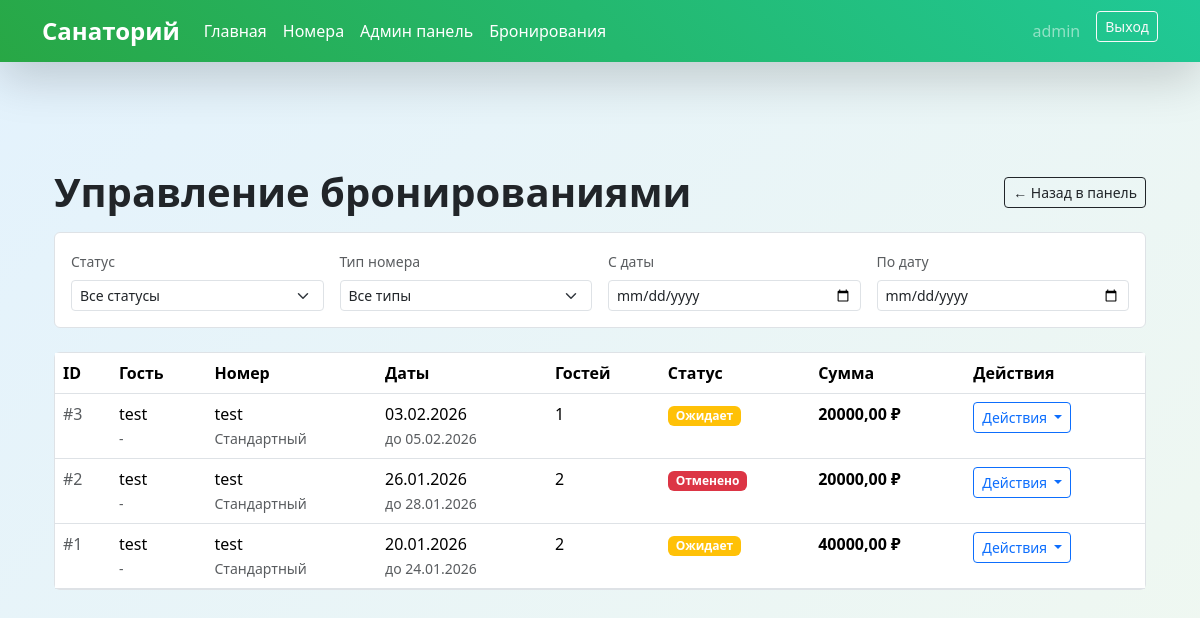
/accounts/admin/bookings/ (signed in), run on an earlier commit of the app's database.
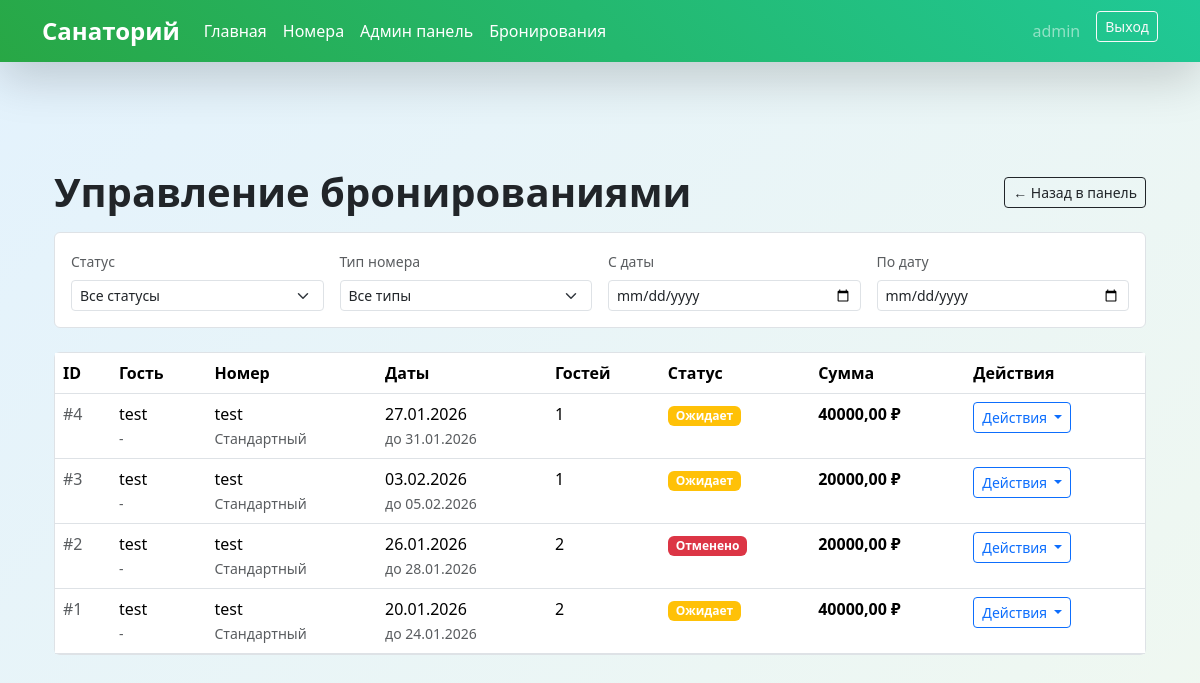
And on a later commit of the database.
### accounts/models.py (models this page shows, shortened)
class Booking(models.Model):
    STATUS_CHOICES = [
        ('pending', 'Ожидает подтверждения'),
        ('confirmed', 'Подтверждена'),
        ('cancelled', 'Отменена'),
        ('completed', 'Завершена'),
    ]
    user = models.ForeignKey(User, on_delete=models.CASCADE, related_name='bookings')
    room = models.ForeignKey(Room, on_delete=models.CASCADE, related_name='bookings', null=True, blank=True)
    room_type = models.CharField(max_length=20, choices=Room.TYPE_CHOICES)  # Оставляем для обратной совместимости
    check_in = models.DateField('Дата заезда')
    check_out = models.DateField('Дата выезда')
    guests = models.IntegerField(
        default=1,
        validators=[MinValueValidator(1), MaxValueValidator(4)]
    )
    total_price = models.DecimalField(max_digits=10, decimal_places=2, null=True, blank=True)
    status = models.CharField(max_length=20, choices=STATUS_CHOICES, default='pending')
    created_at = models.DateTimeField(auto_now_add=True)
    notes = models.TextField(max_length=500, blank=True)
    class Meta:
        verbose_name = 'Бронирование'
        verbose_name_plural = 'Бронирования'
        ordering = ['-created_at']

class Room(models.Model):  # ПЕРЕМЕЩАЕМ Room ПЕРЕД Booking!
    TYPE_CHOICES = [
        ('standard', 'Стандартный'),
        ('comfort', 'Комфорт'),
        ('lux', 'Люкс'),
    ]
    type = models.CharField(max_length=20, choices=TYPE_CHOICES)
    name = models.CharField(max_length=100, unique=True)
    capacity = models.PositiveIntegerField(default=2)
    price_per_day = models.DecimalField(max_digits=8, decimal_places=2)
    description = models.TextField(max_length=500)
    image = models.ImageField(upload_to='rooms/', blank=True, null=True)
    is_active = models.BooleanField(default=True)
    class Meta:
        verbose_name = 'Номер'
        verbose_name_plural = 'Номера'
        ordering = ['type', 'name']

### accounts/views.py (the view)
# urls.py: path('admin/bookings/', AdminBookingListView.as_view(), name='admin_booking_list'),
@method_decorator(login_required, name='dispatch')
class AdminBookingListView(StaffRequiredMixin, ListView):
    model = Booking
    template_name = 'admin/booking_list.html'
    context_object_name = 'bookings'
    paginate_by = 20
    def get_queryset(self):
        queryset = Booking.objects.select_related('user', 'room').order_by('-created_at')
        status = self.request.GET.get('status')
        if status:
            queryset = queryset.filter(status=status)
        room_type = self.request.GET.get('room_type')
        if room_type:
            queryset = queryset.filter(room__type=room_type)
        date_from = self.request.GET.get('date_from')
        if date_from:
            try:
                queryset = queryset.filter(check_in__gte=date_from)
            except ValueError:
                pass
        date_to = self.request.GET.get('date_to')
        if date_to:
            try:
                queryset = queryset.filter(check_out__lte=date_to)
            except ValueError:
                pass
        return queryset
    def get_context_data(self, **kwargs):
        context = super().get_context_data(**kwargs)
        context['status_choices'] = Booking.STATUS_CHOICES
        context['room_types'] = Room.TYPE_CHOICES
        return context

### accounts/mixins.py (called while the page is built)
    def test_func(self):
        return self.request.user.is_staff

### templates/admin/booking_list.html (shortened to what the changed rows need)
{% extends 'base.html' %}
{% block content %}
<div class="container-fluid py-4">
    <div class="mb-4">
        <div class="d-flex justify-content-between align-items-center mb-3">
            <h1 class="fw-bold mb-0">Управление бронированиями</h1>
        </div>
    </div>
    <div class="card border">
        <div class="card-body p-0">
            <div class="table-responsive">
                <table class="table table-hover mb-0">
                    <thead class="bg-light">
                        <tr>
                            <th>ID</th>
                            <th>Гость</th>
                            <th>Номер</th>
                            <th>Даты</th>
                            <th>Гостей</th>
                            <th>Статус</th>
                            <th>Сумма</th>
                            <th>Действия</th>
                        </tr>
                    </thead>
                    <tbody>
                        {% for booking in bookings %}
                        <tr>
                            <td class="text-muted">#{{ booking.id }}</td>
                            <td>
                                <div class="fw-medium">{{ booking.user.get_full_name|default:booking.user.username }}</div>
                                <small class="text-muted">{{ booking.user.email|default:"-" }}</small>
                            </td>
                            <td>
                                {% if booking.room %}
                                <div class="fw-medium">{{ booking.room.name }}</div>
                                <small class="text-muted">{{ booking.room.get_type_display }}</small>
                                {% else %}
                                <span class="text-muted">{{ booking.get_room_type_display }}</span>
                                {% endif %}
                            </td>
                            <td>
                                <div>{{ booking.check_in|date:"d.m.Y" }}</div>
                                <small class="text-muted">до {{ booking.check_out|date:"d.m.Y" }}</small>
                            </td>
                            <td>{{ booking.guests }}</td>
                            <td>
                                {% if booking.status == 'confirmed' %}
                                <span class="badge bg-success">Подтверждено</span>
                                {% elif booking.status == 'pending' %}
                                <span class="badge bg-warning">Ожидает</span>
                                {% elif booking.status == 'cancelled' %}
                                <span class="badge bg-danger">Отменено</span>
                                {% elif booking.status == 'completed' %}
                                <span class="badge bg-secondary">Завершено</span>
                                {% else %}
                                <span class="badge bg-light text-dark">{{ booking.get_status_display }}</span>
                                {% endif %}
                            </td>
                            <td>
                                <div class="fw-bold">{{ booking.total_price }} ₽</div>
                            </td>
                            <td>
                                <div class="btn-group btn-group-sm">
                                    <button type="button" class="btn btn-outline-primary dropdown-toggle"
                                            data-bs-toggle="dropdown">
                                        Действия
                                    </button>
                                </div>
                            </td>
                        </tr>
                        {% empty %}
                        <tr>
                            <td colspan="8" class="text-center py-4">
                                <div class="text-muted">Нет бронирований</div>
                            </td>
                        </tr>
                        {% endfor %}
                    </tbody>
                </table>
            </div>
        </div>
    </div>
</div>
{% endblock %}

What changed in the data, as far as the page shows it:
added Booking: id "4", user.get_full_name "test", user.email "-", room.name "test", room.type "Стандартный", check_in "27.01.2026", check_out "31.01.2026", guests "1", status "Ожидает", total_price "40000,00"
